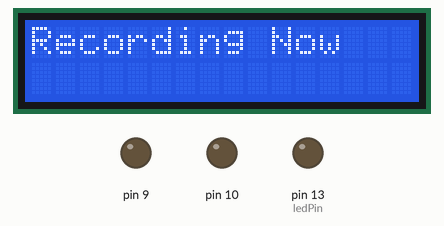
Simulated run of this sketch. Board: Arduino Uno, built with avr-gcc and run on an emulated ATmega328P. Parts: 16×2 character LCD, output pins drawn as LEDs (lit = HIGH).

Above: at 0.1 s.
At 10.2 s:
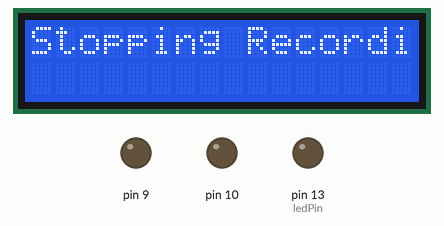
At 12.2 s:
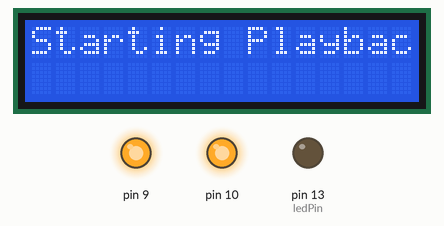
At 25.2 s:
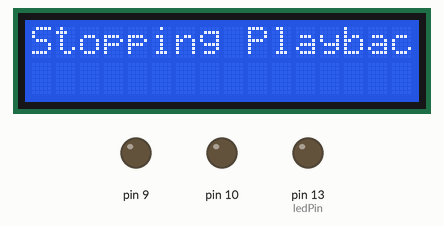
Timing chart, 0 to 116.9 s (numbered marks = the images above):
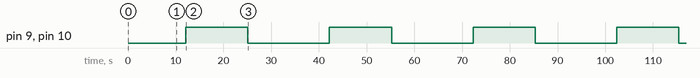

Measured:
- by itself, pin 9, pin 10: alternates HIGH for 13.0 s and LOW for 17.1 s
- by itself, everything shown: repeats every 30.1 s, in 4 steps
- what the display in image 1 shows lasts 2.0 s, from 10.1 s to 12.1 s
- what the display in image 2 shows lasts 13.1 s, from 12.1 s to 25.2 s

The sketch:

TestSpeechChipRecordingAndPlayback.ino
```cpp
#include <LiquidCrystal_I2C.h> // library for LCD
#include <SoftwareSerial.h>

//static FILE *Fp;


const byte ledPin = 13;

SoftwareSerial mySerial(2, 1); // RX, TX

LiquidCrystal_I2C lcd(0x27,16,2);  // I2C address of LCD chip is 0x27. LCD is 16 chars and 2 lines.

void speak(char* msg) {
  Serial.write(0xFD);
  Serial.write((byte)0x0);
  Serial.write(2 + strlen(msg));
  Serial.write(0x01);
  Serial.write((byte)0x0);
  Serial.write(msg);
}

void setup() {
  // put your setup code here, to run once:

  pinMode(ledPin, OUTPUT);

  pinMode(9, OUTPUT);
  pinMode(10, OUTPUT);


  // Open serial communications and wait for port to open

  mySerial.begin(9600);

  // LCD setup
  lcd.init();
  lcd.clear();
  lcd.backlight();      // Make sure backlight is on

}

void loop() {
  // put your main code here, to run repeatedly:

  lcd.clear();

  lcd.print("Recording Now");

  //Fp = fopen("codec.bts", "wb");

  // send command to record

  byte cmd1[] = {0xFD, 0x00, 0x04, 0x41, 0x01, 0x05, 0x08};

  int i1;

  for (i1 = 0; i1 < sizeof(cmd1); i1++) {
    mySerial.write(cmd1[i1]);
  }

  // wait for a few seconds

  delay(10000);

  // stop recording

  lcd.clear();

  lcd.print("Stopping Recording");

  byte cmd2[] = {0xFD, 0x00, 0x01, 0x44};

  int i2;

  for (i2 = 0; i2 < sizeof(cmd2); i2++) {
    mySerial.write(cmd2[i2]);
  }

  //fclose(Fp);

  // wait for a few seconds

  delay(2000);

  // play back our recording

  //Fp = fopen("codec.bts", "rb");

  //Speech Synthesis Chip code
  digitalWrite(9, HIGH);  // enable transmission on TX radio (close relay 1)
  digitalWrite(10, HIGH);  // switch audio source to speech chip (close relay 2)

  lcd.clear();

  lcd.print("Starting Playback");

  speak("[x0][t6][v8][s6][m51][g2][h2][n1]K 3 A U K Testing.");  // send command to speech chip to say callsign

  delay(3000);


  byte cmd3[] = {0xFD, 0x00, 0x04, 0x41, 0x01, 0x05, 0x05};

  int i3;

  for (i3 = 0; i3 < sizeof(cmd3); i3++) {
    mySerial.write(cmd3[i3]);
  }

  // byte cmd4[] = {0xFD, 0x00, 0x3F, 0x43, 0xFC, 0x00, 0x01, 0x23};

  // int i4;

  // for (i4 = 0; i4 < sizeof(cmd3); i4++) {
  //   mySerial.write(cmd3[i4]);
  // }

  // wait for a few seconds

  delay(10000);

  // stop the decoding

  //Speech Synthesis Chip code
  digitalWrite(9, LOW);  // enable transmission on TX radio (close relay 1)
  digitalWrite(10, LOW);  // switch audio source to speech chip (close relay 2)

  lcd.clear();

  lcd.print("Stopping Playback");

  byte cmd5[] = {0xFD, 0x00, 0x01, 0x44};

  int i5;

  for (i5 = 0; i5 < sizeof(cmd2); i5++) {
    mySerial.write(cmd5[i5]);
  }

  //fclose(Fp);

  delay(5000);

}
```
